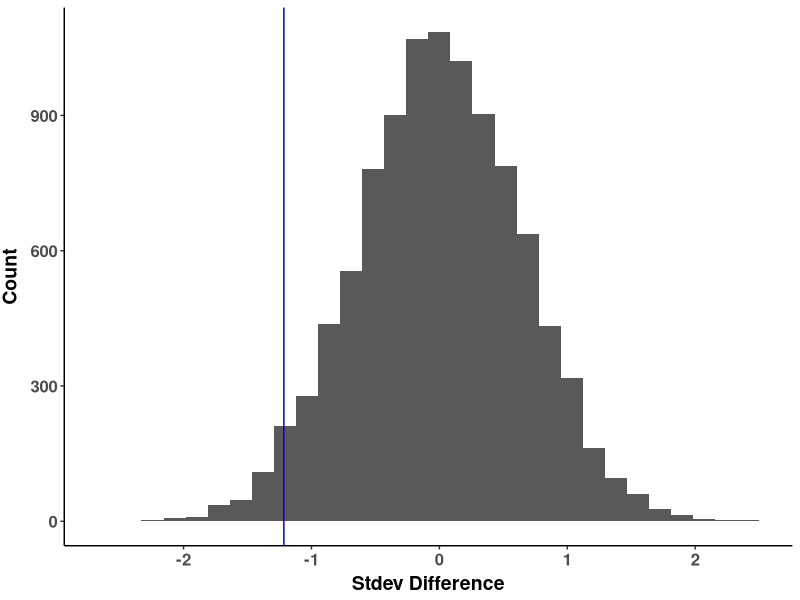
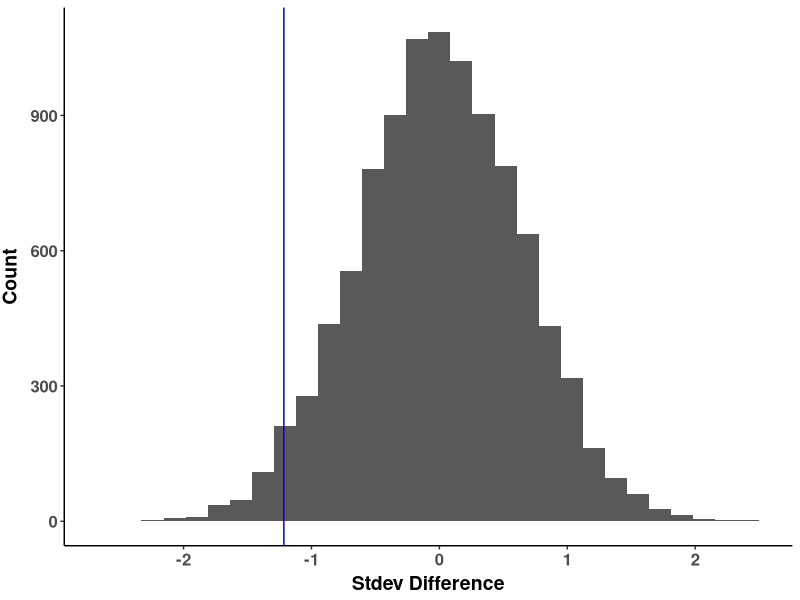

Recreate these plots in R, in order.
##########################################################################################################
## Difference Variance of residual of regression lines 
## Author Haley Branch & Daniel Anstett
## Example using north only
##
## Last Modified May 23, 2021
##########################################################################################################
#read in packages
library(tidyverse)
library(ggplot2)
library(ggforce)
library(car)
library(cowplot)
library(dplyr)
##########################################################################################################
##########################################################################################################
# Read in data, all
all <- read.csv("Data/all.csv")
all <- mutate_if(all, is.character, stringr::str_replace_all, pattern = "Pre", replacement = "1")
all <- mutate_if(all, is.character, stringr::str_replace_all, pattern = "Peak", replacement = "2")
all$Period <- as.factor(all$Period)

#Select Region
North <- all %>% filter(Region == "1.North") #subset of data
Centre <- all %>% filter(Region == "2.Center") #subset of data
South <- all %>% filter(Region == "3.South") #subset of data

#Separate periods
df1_N <- filter(North, Period=="1")
df2_N <- filter(North, Period=="2")
df1_C <- filter(Centre, Period=="1")
df2_C <- filter(Centre, Period=="2")
df1_S <- filter(South, Period=="1")
df2_S <- filter(South, Period=="2")
df1_A <- filter(all, Period=="1")
df2_A <- filter(all, Period=="2")

##########################################################################################################
#Example stdev difference calc without loop

# generate models for DF * SLA
mod1 <- lm(df1_N$Experiment_Date~df1_N$SLA)
mod2 <- lm(df2_N$Experiment_Date~df2_N$SLA)

#Get residuals
mod1_res <- residuals(mod1)
mod2_res <- residuals(mod2)

#calc stdev
stdev_1 <- sd(mod1_res)
stdev_2 <- sd(mod2_res)
stdev_diff <- stdev_2 - stdev_1

# generate permutation dataframe
perm.df.sla <- data.frame()
for(i in 1:10000) {
  set.seed(i)
  rows <- sample(nrow(North),replace = FALSE,) # randomize row indices
  all.Nshuf <- North[rows, ] # shuffle rows
  df.pre.N <- all.Nshuf[1:102,] # make random pre dataset
  df.peak.N <- all.Nshuf[103:208,] # make random post dataset
  
  # generate models for DF * SLA
  df.mod.pre <- lm(df.pre.N$Experiment_Date~df.pre.N$SLA)
  df.mod.peak <- lm(df.peak.N$Experiment_Date~df.peak.N$SLA)
  
  #Get residuals
  df_res_1 <- residuals(df.mod.pre)
  df_res_2 <- residuals(df.mod.peak)
  
  #calc stdev
  stdev_1_df <- sd(df_res_1)
  stdev_2_df <- sd(df_res_2)
  stdev_diff <- stdev_2_df - stdev_1_df
  
  perm.df.sla[i,1] <- stdev_diff
}

# plot 
hist.DF.SLA <- ggplot(perm.df.sla, aes(X=V1))+
  geom_histogram(aes(V1))+
  geom_vline(xintercept=c(stdev_diff),color="#0000CC")+
  scale_y_continuous(name="Count")+
  scale_x_continuous(name="Stdev Difference")+
  theme_classic()
hist.DF.SLA <- hist.DF.SLA  + theme(
  axis.text.x = element_text(size=12, face="bold"),
  axis.text.y = element_text(size=12,face="bold"),
  axis.title.x = element_text(color="black", size=14, vjust = 0.5, face="bold"),
  axis.title.y = element_text(color="black", size=14,vjust = 2, face="bold",hjust=0.5))
hist1.N <- hist.DF.SLA  # not significant 

# find percentile rank for angle 
ex_l <- length(perm.df.sla[perm.df.sla >= stdev_diff])
per_pval2 <- ex_l/dim(perm.df.sla)[1] 
per_pval2
# not significant
